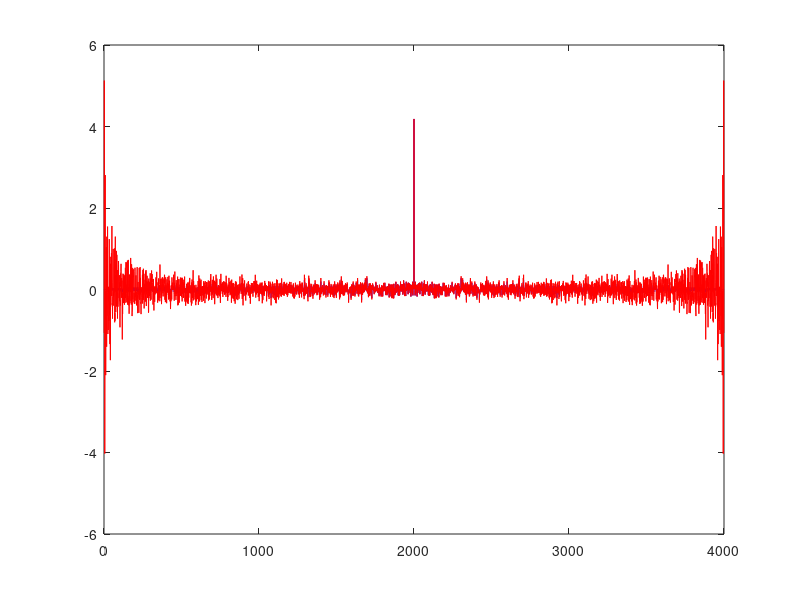

Recreate this plot in MATLAB. (Note: this script raises an error after producing the figure.)
clear; close all; clc;
N = 2000;     
sigma = 2;     
b = sigma * randn(1, N);
%% Autocorrélation  

[Rb, ~] = xcorr(b, 'biased');
[Rub, ~] = xcorr(b, 'unbiased');
figure;
plot(Rb, 'b'); 
hold on;
plot(Rub, 'r');
xline(0, '--k');
legend('Autocorr. biaisée','Autocorr. non biaisée');
xlabel('Décalage k');
ylabel('R_b(k)');
title('Autocorrélation estimée du bruit blanc');
grid on;

%% Spectre de puissance
B = fft(b);
S_est = (abs(B).^2) / N;
fe = 10000;
f = (0:N-1) * (fe / N);
figure;
plot(f, 10*log10(S_est));     
hold on;
yline(10*log10(sigma^2), 'r--'); 
xlabel('Fréquence (Hz)');
ylabel('DSP (dB)');
title('Spectre du bruit blanc gaussien');
legend('Spectre estimé', 'DSP théorique');
grid on;


%% Périodogramme de Daniell 
M = 20;
S_daniell = movmean_simple(S_est, 2*M+1);

%% Périodogramme de Bartlett 
L = 500;                     
K = floor(N / L);            % nombre de segments
S_bartlett = zeros(1, L);

for i = 1:K
    x_segment = b((i-1)*L + 1 : i*L);
    X_seg = fft(x_segment);
    P_seg = (abs(X_seg).^2) / L;
    S_bartlett = S_bartlett + P_seg;
end
S_bartlett = S_bartlett / K;
f_bartlett = (0:L-1) * (fe / L);

%% Périodogramme de Welch 
[S_welch, f_welch] = Mon_Welch(b, 512, fe);

%% Corrélogramme 
S_corr = abs(fft(Rb));                
f_corr = (0:length(S_corr)-1) * (fe / length(S_corr));


figure;

f_daniell = (0:length(S_daniell)-1) * (fe / length(S_daniell));
plot(f_daniell, 10*log10(S_daniell), 'm', 'LineWidth', 1.2); hold on;yline(10*log10(sigma^2), 'r--', 'DSP théorique');
xlabel('Fréquence (Hz)');
ylabel('DSP (dB)');
title('Périodogramme de Daniell');
legend('Daniell', 'DSP théorique', 'Location', 'southoutside');
grid on;

figure;

plot(f_bartlett, 10*log10(S_bartlett), 'g', 'LineWidth', 1.2); hold on;
yline(10*log10(sigma^2), 'r--', 'DSP théorique');
xlabel('Fréquence (Hz)');
ylabel('DSP (dB)');
title('Périodogramme de Bartlett');
legend('Bartlett', 'DSP théorique', 'Location', 'southoutside');
grid on;

figure;


plot(f_welch, 10*log10(S_welch), 'b', 'LineWidth', 1.2); hold on;
yline(10*log10(sigma^2), 'r--', 'DSP théorique');
xlabel('Fréquence (Hz)');
ylabel('DSP (dB)');
title('Périodogramme de Welch');
legend('Welch', 'DSP théorique', 'Location', 'southoutside');
grid on;

figure;

plot(f_corr, 10*log10(S_corr), 'c', 'LineWidth', 1.2); hold on;
yline(10*log10(sigma^2), 'r--', 'DSP théorique');
xlabel('Fréquence (Hz)');
ylabel('DSP (dB)');
title('Corrélogramme');
legend('Corrélogramme', 'DSP théorique', 'Location', 'southoutside');
grid on;

R = 100;          % nombre de réalisations
p = 2;            

SF_vals = zeros(1, R);        
SF_welch_vals = zeros(1, R);  
SF_p_vals = zeros(1, R);      

for r = 1:R
    %%  Génération du bruit blanc gaussien 
    b = sigma * randn(1, N);
    B = fft(b);
    S_est = (abs(B).^2) / N;

    %% Platitude spectrale classique 
    geo_mean = exp(mean(log(S_est + eps))); 
    arith_mean = mean(S_est);
    SF_vals(r) = geo_mean / arith_mean;

    %%  Platitude spectrale avec Mon_Welch 
    [S_welch, f] = Mon_Welch(b, 512, fe);
    geo_mean_welch = exp(mean(log(S_welch + eps)));
    arith_mean_welch = mean(S_welch);
    SF_welch_vals(r) = geo_mean_welch / arith_mean_welch;

    %%  Platitude avec moyenne d’ordre p 
    mean_p = (mean(S_est.^(1/p)))^p;
    SF_p_vals(r) = mean_p / arith_mean;
end

%%  Moyennes et écarts-types 
SF_mean = mean(SF_vals);
SF_std = std(SF_vals);
SFw_mean = mean(SF_welch_vals);
SFw_std = std(SF_welch_vals);
SFp_mean = mean(SF_p_vals);
SFp_std = std(SF_p_vals);
%% Autocorrélation

% On récupère aussi le vecteur des décalages (lags)
[Rb, lags]  = xcorr(b, 'biased');
[Rub, ~]    = xcorr(b, 'unbiased');

% Autocorrélation théorique du bruit blanc gaussien N(0, sigma^2)
% R_theo(k) = sigma^2 si k = 0, 0 sinon
R_theo = sigma^2 * (lags == 0);

%% Figure 1 : autocorrélation biaisée (style comme ton plot)

figure;
plot(lags, Rb, 'b'); 
xline(0, '--k');
legend('Autocorr. biaisée');
xlabel('Décalage k');
ylabel('R_b(k)');
title('Autocorrélation estimée du bruit blanc (biaisée)');
grid on;

%% Figure 2 : autocorrélation non biaisée

figure;
plot(lags, Rub, 'r'); 
xline(0, '--k');
legend('Autocorr. non biaisée');
xlabel('Décalage k');
ylabel('R_b(k)');
title('Autocorrélation estimée du bruit blanc (non biaisée)');
grid on;

%% Figure 3 : autocorrélation théorique

figure;
plot(lags, R_theo, 'k'); 
xline(0, '--k');
legend('Autocorr. théorique');
xlabel('Décalage k');
ylabel('R_{theo}(k)');
title('Autocorrélation théorique du bruit blanc');
grid on;

%%  Affichage 
figure;
histogram(SF_vals, 15, 'FaceColor', 'b');
title('Périodogramme brut');
xlabel('Platitude spectrale'); ylabel('Occurrences');
xlim([0 1]); grid on;

figure;
histogram(SF_welch_vals, 15, 'FaceColor', 'g');
title('Méthode Welch (Mon\_Welch)');
xlabel('Platitude spectrale'); ylabel('Occurrences');
xlim([0 1]); grid on;

figure;
histogram(SF_p_vals, 15, 'FaceColor', 'm');
title(sprintf('Platitude généralisée (p = %.1f)', p));
xlabel('Platitude'); ylabel('Occurrences');
xlim([0 1]); grid on;
